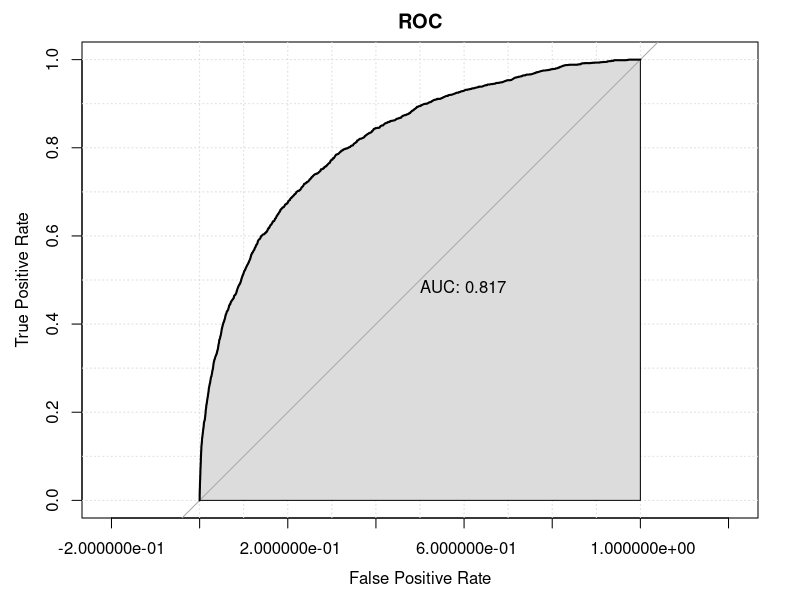
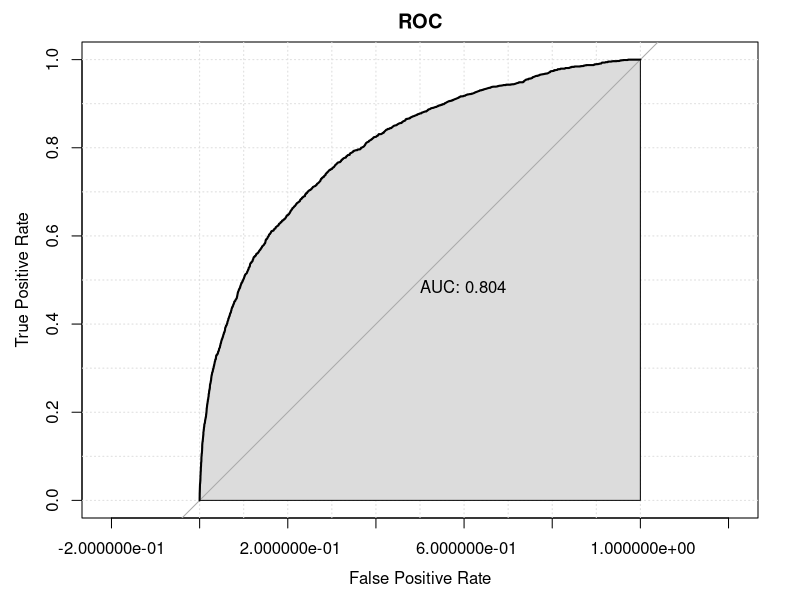
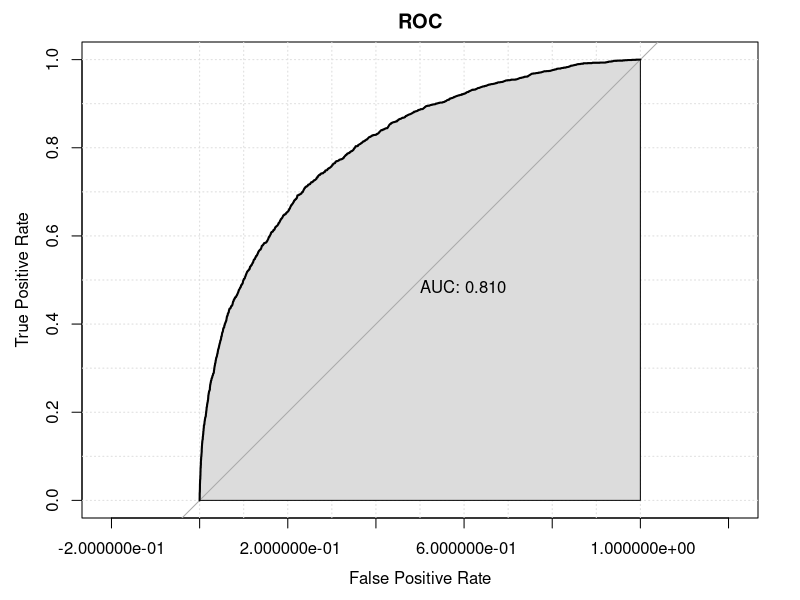
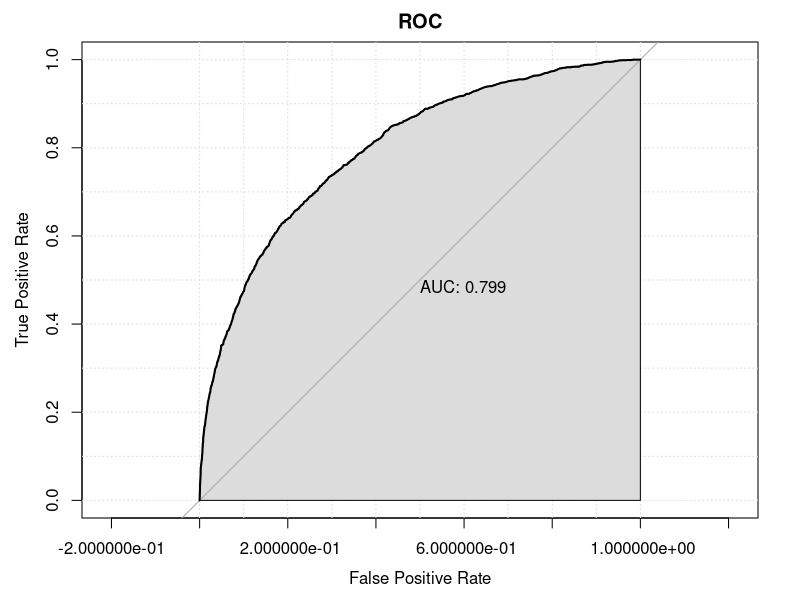
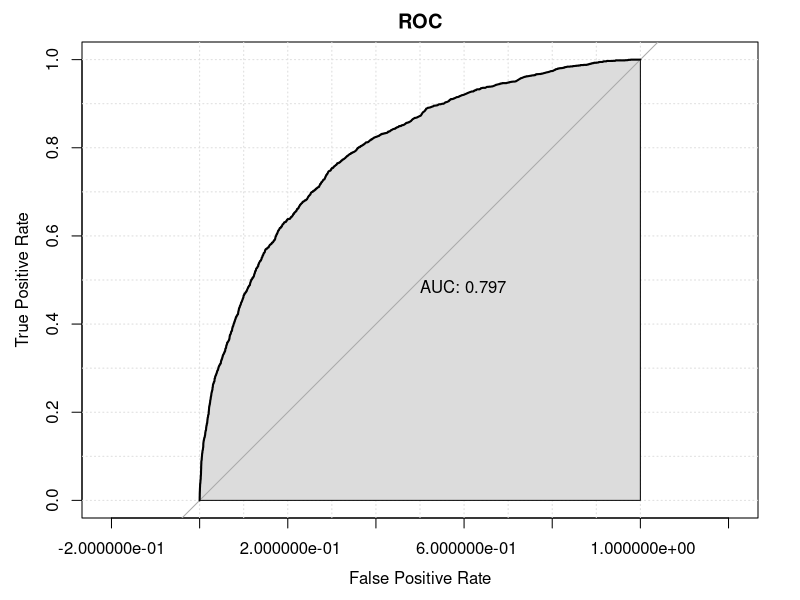
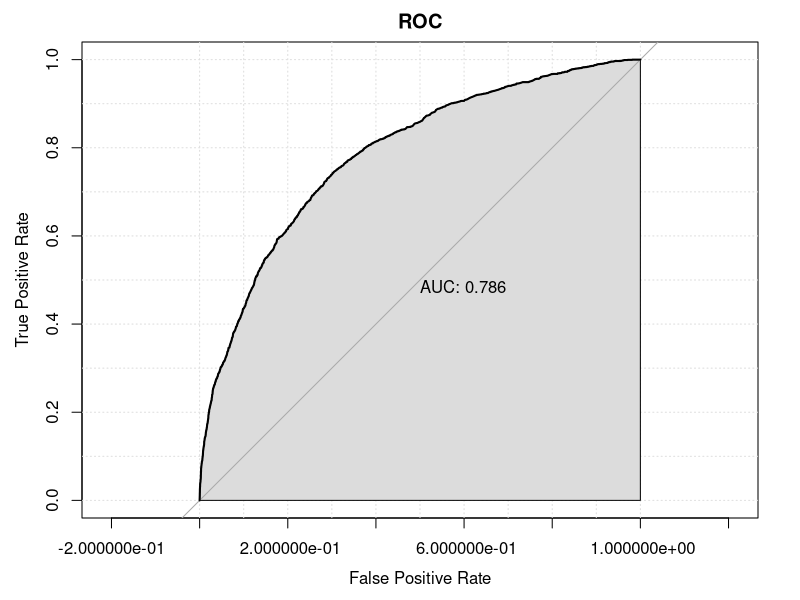
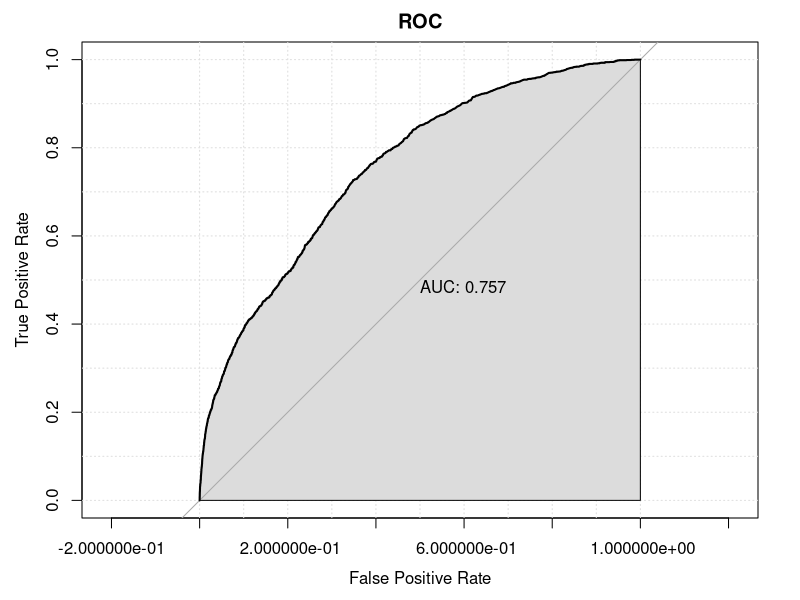
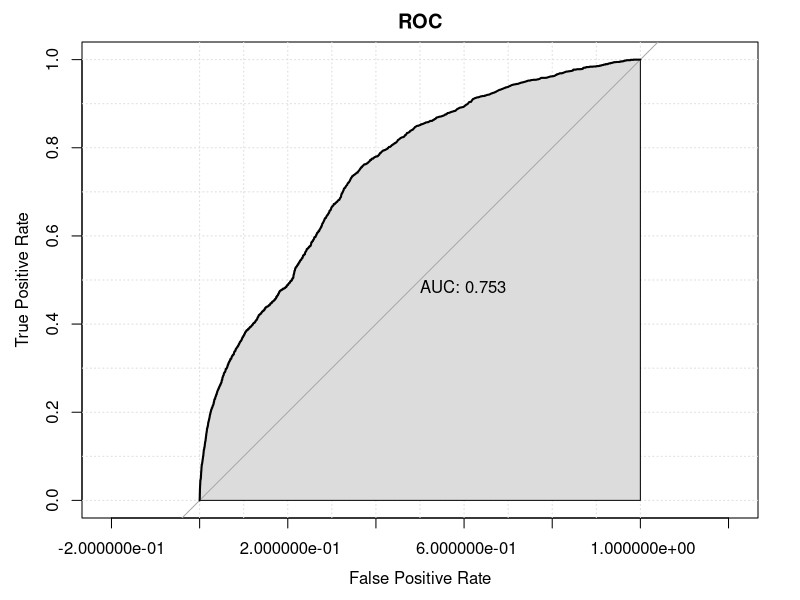

The R source for these figures, in order:
#===#===#===#===#===#===#===#===#===#===#
# PSYC 560                              #
# Week #5: Classification 2             #
# Instructor: Heungsun Hwang            #
# TA: Gyeongcheol Cho                   #
#===#===#===#===#===#===#===#===#===#===#

#install.packages('caret') # for making confusion Matrix
#install.packages('pROC')  # for plotting ROC curve
#install.packages('MASS')  # for conducting LDA/QDA
#install.packages('e1071')  # for Naive Bayes
#install.packages('class')  # for conducting KNN  

# 1. Load libraries and data
  library(caret) 
  library(pROC)
  library(MASS)
  library(e1071)
  library(class)
  setwd("C:/Users/cheol/Dropbox/Mcgill/Lecture/Machine_Learning_Hwang/2023_Winter/W05_Classification II")  

  mydata = read.csv("BBB_training.csv") 
  head(mydata)
  mydata$buyer = as.factor(mydata$buyer)
#  mydata$gender = as.factor(mydata$gender)
  head(mydata)
    
  mydata_test = read.csv("BBB_test.csv") 
  head(mydata_test)
  mydata_test$buyer = as.factor(mydata_test$buyer)
#  mydata_test$gender = as.factor(mydata_test$gender)
  head(mydata_test)

# 2. Logistic Regression ----
  ## 2.1 Run a model ----
  log.fit = glm(buyer ~ gender + last + book + art + child
                         + youth + cook + do_it + reference + geog,
                         data = mydata , family = binomial)
  summary(log.fit)
  Exp_b_CI=exp(cbind(coef(log.fit), confint(log.fit))) # obtain estimates of exp(B) and their 95%CI 
  Exp_b_CI
  
  ## 2.2 Additional Analysis ----
  ### on training sample ----
  log.prob.y.tr = predict(log.fit, type = "response") # calculate individual probabilities
    # type = "response" tells R to calculate P(Y = 1|X) for each observation
  log.pred.y.tr = ifelse(log.prob.y.tr>.5,1,0) # calculate predicted values using .5 cutoff
  log.pred.y.tr = as.factor(log.pred.y.tr)
  confusionMatrix(data = log.pred.y.tr, reference = mydata$buyer, positive = "1") # obtain confusion matrix
  log.roc.tr = roc(mydata$buyer,log.prob.y.tr,auc=TRUE) # plot the ROC curve with AUC 
  plot(log.roc.tr,print.auc=TRUE, legacy.axes=TRUE,
        ylab = "True Positive Rate",xlab = "False Positive Rate",main = "ROC",
        auc.polygon=TRUE,grid=TRUE)
    # legacy.axes = TRUE if the x-axis must be plotted as increasing FPR(1-specificity)
    # auc.polygon = TRUE if you want to color the area under the ROC curve. 
  
  ### on test sample ----
  log.prob.y.tt = predict(log.fit, mydata_test, type = "response")
  log.pred.y.tt = ifelse(log.prob.y.tt>.5,1,0)
  log.pred.y.tt = as.factor(log.pred.y.tt)
  confusionMatrix(data = log.pred.y.tt, reference = mydata_test$buyer, positive = "1")
  log.roc.tt = roc(mydata_test$buyer,log.prob.y.tt,auc=TRUE) # plot the ROC curve with AUC 
  plot(log.roc.tt,print.auc=TRUE,legacy.axes=TRUE,
       ylab = "True Positive Rate",xlab = "False Positive Rate",main = "ROC",
       auc.polygon=TRUE,grid=TRUE)

# 3. LDA ----
  ## 3.1 Run a model ----
  lda.fit <- lda(buyer ~ gender + last + book + art + child
                  + youth + cook + do_it + reference + geog,
                  data = mydata )

  ## 3.2 Additional Analysis ----
  ### on training sample ----
  lda.list.y.tr = predict(lda.fit)
  lda.prob.y.tr = lda.list.y.tr$posterior
    lda.prob.y.tr = lda.prob.y.tr[,2]
  lda.pred.y.tr = lda.list.y.tr$class
  
  confusionMatrix(data = lda.pred.y.tr, reference = mydata$buyer, positive = "1") # obtain confusion matrix
  lda.roc.tr = roc(mydata$buyer,lda.prob.y.tr,auc=TRUE) # plot the ROC curve with AUC 
  plot(lda.roc.tr,print.auc=TRUE,legacy.axes=TRUE,
       ylab = "True Positive Rate",xlab = "False Positive Rate",main = "ROC",
       auc.polygon=TRUE,grid=TRUE)

  ### on test sample ----
  lda.list.y.tt = predict(lda.fit,mydata_test)
  lda.prob.y.tt = lda.list.y.tt$posterior
    lda.prob.y.tt = lda.prob.y.tt[,2]
  lda.pred.y.tt = lda.list.y.tt$class
  
  confusionMatrix(data = lda.pred.y.tt, reference = mydata_test$buyer, positive = "1")
  lda.roc.tt = roc(mydata_test$buyer,lda.prob.y.tt,auc=TRUE) # plot the ROC curve with AUC 
  plot(lda.roc.tt,print.auc=TRUE,legacy.axes=TRUE,
       ylab = "True Positive Rate",xlab = "False Positive Rate",main = "ROC",
       auc.polygon=TRUE,grid=TRUE)
  
# 4. QDA ----
  ## 4.1 Run a model ----
  qda.fit <- qda(buyer ~ gender + last + book + art + child
                 + youth + cook + do_it + reference + geog,
                 data = mydata )
  ## 4.2 Additional Analysis ----
  ### on training sample ----
  qda.list.y.tr = predict(qda.fit)
  qda.prob.y.tr = qda.list.y.tr$posterior
    qda.prob.y.tr = qda.prob.y.tr[,2]
  qda.pred.y.tr = qda.list.y.tr$class
  
  confusionMatrix(data = qda.pred.y.tr, reference = mydata$buyer, positive = "1") # obtain confusion matrix
  qda.roc.tr = roc(mydata$buyer,qda.prob.y.tr,auc=TRUE) # plot the ROC curve with AUC 
  plot(qda.roc.tr,print.auc=TRUE,legacy.axes=TRUE,
       ylab = "True Positive Rate",xlab = "False Positive Rate",main = "ROC",
       auc.polygon=TRUE,grid=TRUE)
  
  ### on test sample ----
  qda.list.y.tt = predict(qda.fit,mydata_test)
  qda.prob.y.tt = qda.list.y.tt$posterior
    qda.prob.y.tt = qda.prob.y.tt[,2]
  qda.pred.y.tt = qda.list.y.tt$class
  
  confusionMatrix(data = qda.pred.y.tt, reference = mydata_test$buyer, positive = "1")
  qda.roc.tt = roc(mydata_test$buyer,qda.prob.y.tt,auc=TRUE) # plot the ROC curve with AUC 
  plot(qda.roc.tt,print.auc=TRUE,legacy.axes=TRUE,
       ylab = "True Positive Rate",xlab = "False Positive Rate",main = "ROC",
       auc.polygon=TRUE,grid=TRUE)

# 5. Naive Bayes ----
  ## 5.1 Run a model ----
  nb.fit <- naiveBayes(buyer ~ gender + last + book + art + child
                       + youth + cook + do_it + reference + geog,
                       data = mydata )
  
  ## 5.2 Additional Analysis ----
  ### on training sample ----
  nb.prob.y.tr = predict(nb.fit,mydata,type = "raw")
    nb.prob.y.tr = nb.prob.y.tr[,2]
  nb.pred.y.tr = predict(nb.fit,mydata,type = "class")
  
  confusionMatrix(data = nb.pred.y.tr, reference = mydata$buyer, positive = "1") # obtain confusion matrix
  nb.roc.tr = roc(mydata$buyer,nb.prob.y.tr,auc=TRUE) # plot the ROC curve with AUC 
  plot(nb.roc.tr,print.auc=TRUE,legacy.axes=TRUE,
       ylab = "True Positive Rate",xlab = "False Positive Rate",main = "ROC",
       auc.polygon=TRUE,grid=TRUE)
  
  ### on test sample ----
  nb.prob.y.tt = predict(nb.fit,mydata_test,type = "raw")
    nb.prob.y.tt = nb.prob.y.tt[,2]
  nb.pred.y.tt = predict(nb.fit,mydata_test,type = "class")
  
  confusionMatrix(data = nb.pred.y.tt, reference = mydata_test$buyer, positive = "1")
  nb.roc.tt = roc(mydata_test$buyer,nb.prob.y.tt,auc=TRUE) # plot the ROC curve with AUC 
  plot(nb.roc.tt,print.auc=TRUE,legacy.axes=TRUE,
       ylab = "True Positive Rate",xlab = "False Positive Rate",main = "ROC",
       auc.polygon=TRUE,grid=TRUE)
  
# 6. KNN ----
  ## 6.1 Preprocess data ----
  mydata.X = scale(mydata[,c(2:11)])
  mydata.Y = mydata[,12]
  mydata_test.X = scale(mydata_test[,c(2:11)])
  mydata_test.Y = mydata_test[,12]
  ## 6.2 Run KNN
  K=200
  knn.pred.y.tt=knn(mydata.X, mydata_test.X, mydata.Y, K,prob=TRUE)
  knn.prob.y.tt=attr(knn.pred.y.tt,"prob")
  
  confusionMatrix(data = knn.pred.y.tt, reference = mydata_test.Y, positive = "1")
  knn.roc.tt = roc(mydata_test.Y,knn.prob.y.tt,auc=TRUE) # plot the ROC curve with AUC 
  plot(knn.roc.tt,print.auc=TRUE,legacy.axes=TRUE,
       ylab = "True Positive Rate",xlab = "False Positive Rate",main = "ROC",
       auc.polygon=TRUE)
  
# 7. Model Comparison (AUC) ----
  plot(log.roc.tt,legacy.axes=TRUE,col="black",lwd=4,
       ylab = "True Positive Rate",xlab = "False Positive Rate",
       main = "ROC",grid=TRUE)
  plot(lda.roc.tt,col="red",   lwd=4,add=TRUE)
  plot(qda.roc.tt,col="green", lwd=4,add=TRUE)
  plot(nb.roc.tt ,col="purple",lwd=4,add=TRUE)
  plot(knn.roc.tt,col="blue",  lwd=4,add=TRUE)
  legend("bottomright",
         legend=c("LR","LDA","QDA","NB","KNN"),
         col=c("black","red","green","purple","blue"),
         lwd=4)
  
  cat("\n AUC_LR:  ", log.roc.tt$auc,
      "\n AUC_LDA: ", lda.roc.tt$auc,
      "\n AUC_QDA: ", qda.roc.tt$auc,
      "\n AUC_NB:  ", nb.roc.tt$auc,
      "\n AUC_KNN: ", knn.roc.tt$auc)
  